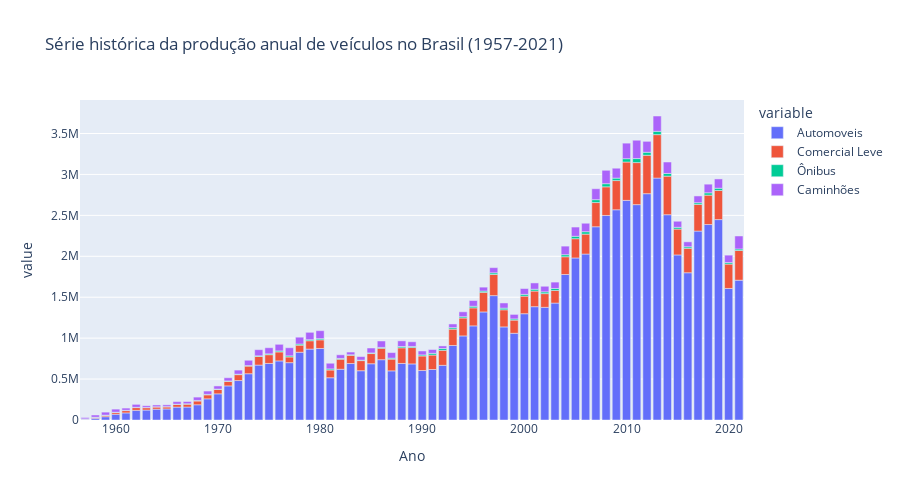

The notebook cell this image was saved under:
### Code cell
#série histórica de produção de veículos (gráfico barra)
fig = px.bar(producao_4_ano.query('Ano<2022'), x='Ano', y=['Automoveis',
            'Comercial Leve','Ônibus','Caminhões'],
            title='Série histórica da produção anual de veículos no Brasil (1957-2021)',
            height=500)
fig.show()
